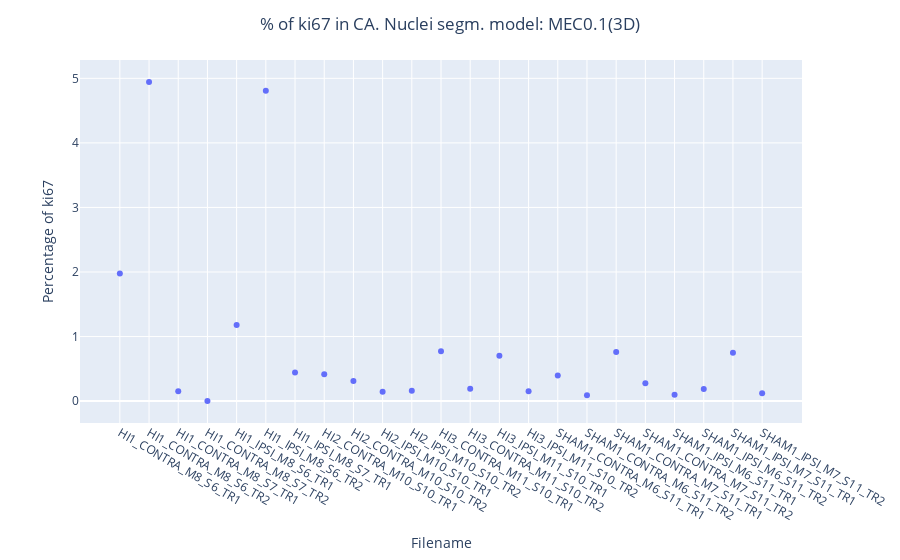
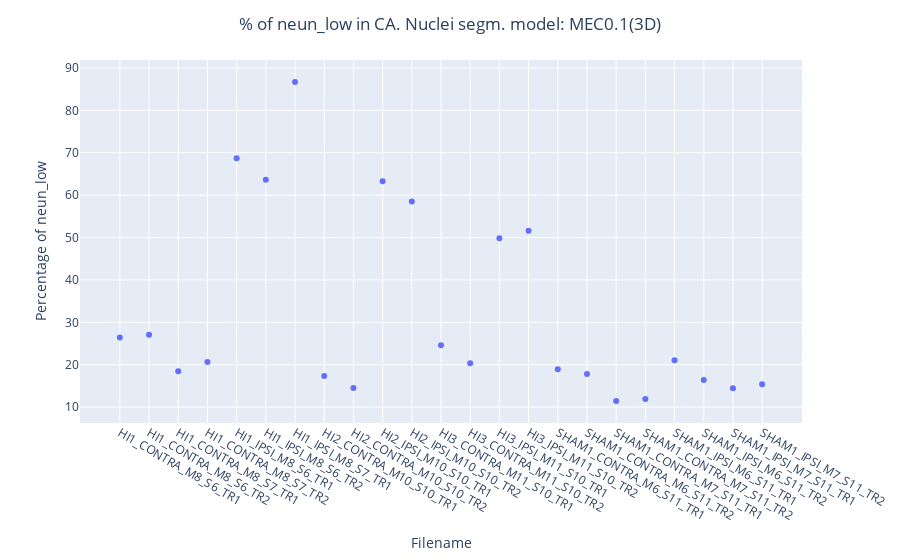
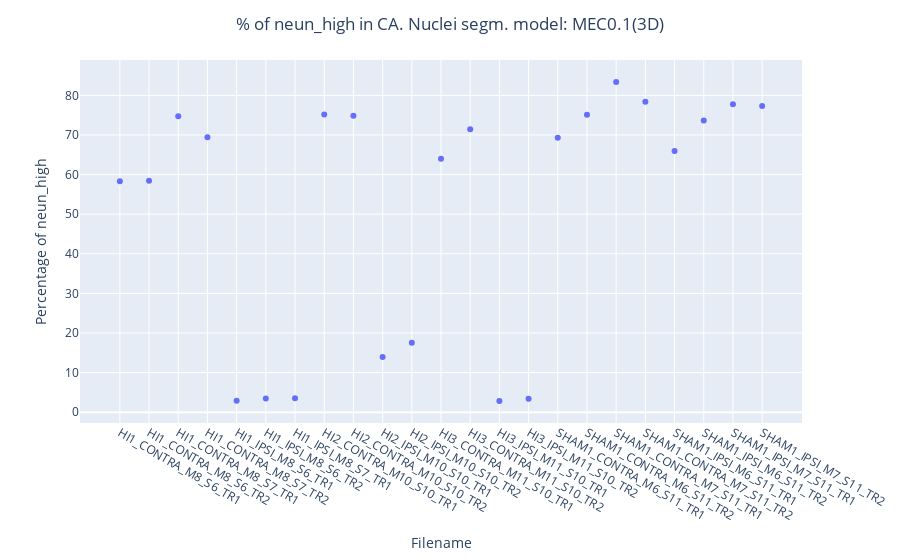
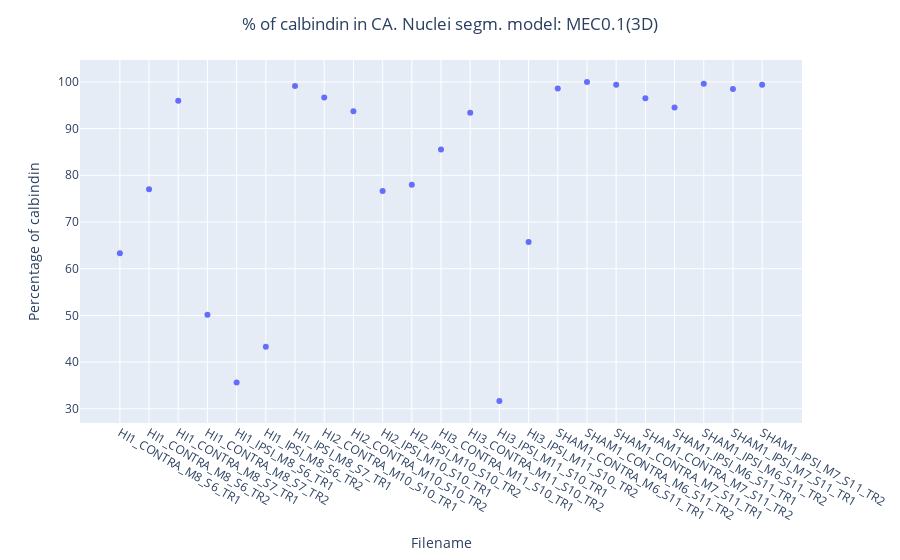

Notebook code for these charts, in order:
### Code cell
# Plot the resulting cell population percentages of a per filename per ROI basis
plot_perc_pop_per_filename_roi(percentage_true, model_name, segmentation_type)

### Figure 1 — Plotly figure (JSON) as saved in the notebook; plotly's stock layout.template omitted (floating-point values rounded to 4 significant figures)
{"data": [{"customdata": [[0], [2], [4], [6], [8], [10], [12], [14], [16], [18], [20], [22], [24], [26], [27], [29], [31], [33], [35], [37], [39], [41], [43]], "hovertemplate": "filename=%{x}<br>ki67=%{y}<br>index=%{customdata[0]}<extra></extra>", "legendgroup": "", "marker": {"color": "#636efa", "symbol": "circle"}, "mode": "markers", "name": "", "orientation": "v", "showlegend": false, "type": "scatter", "x": ["HI1_CONTRA_M8_S6_TR1", "HI1_CONTRA_M8_S6_TR2", "HI1_CONTRA_M8_S7_TR1", "HI1_CONTRA_M8_S7_TR2", "HI1_IPSI_M8_S6_TR1", "HI1_IPSI_M8_S6_TR2", "HI1_IPSI_M8_S7_TR1", "HI2_CONTRA_M10_S10_TR1", "HI2_CONTRA_M10_S10_TR2", "HI2_IPSI_M10_S10_TR1", "HI2_IPSI_M10_S10_TR2", "HI3_CONTRA_M11_S10_TR1", "HI3_CONTRA_M11_S10_TR2", "HI3_IPSI_M11_S10_TR1", "HI3_IPSI_M11_S10_TR2", "SHAM1_CONTRA_M6_S11_TR1", "SHAM1_CONTRA_M6_S11_TR2", "SHAM1_CONTRA_M7_S11_TR1", "SHAM1_CONTRA_M7_S11_TR2", "SHAM1_IPSI_M6_S11_TR1", "SHAM1_IPSI_M6_S11_TR2", "SHAM1_IPSI_M7_S11_TR1", "SHAM1_IPSI_M7_S11_TR2"], "xaxis": "x", "y": [1.976, 4.945, 0.1544, 0, 1.178, 4.808, 0.4425, 0.4163, 0.3113, 0.1451, 0.1608, 0.7712, 0.1918, 0.7008, 0.1531, 0.3964, 0.09083, 0.7605, 0.278, 0.0998, 0.1862, 0.7479, 0.1202], "yaxis": "y"}], "layout": {"legend": {"title": {"text": "ROI"}, "tracegroupgap": 0}, "margin": {"t": 60}, "title": {"text": "% of ki67 in CA. Nuclei segm. model: MEC0.1(3D)", "x": 0.5, "xanchor": "center"}, "xaxis": {"anchor": "y", "domain": [0, 1], "title": {"text": "Filename"}}, "yaxis": {"anchor": "x", "domain": [0, 1], "title": {"text": "Percentage of ki67"}}}}

### Figure 2 — Plotly figure (JSON) as saved in the notebook; plotly's stock layout.template omitted (floating-point values rounded to 4 significant figures)
{"data": [{"customdata": [[0], [2], [4], [6], [8], [10], [12], [14], [16], [18], [20], [22], [24], [26], [27], [29], [31], [33], [35], [37], [39], [41], [43]], "hovertemplate": "filename=%{x}<br>neun_low=%{y}<br>index=%{customdata[0]}<extra></extra>", "legendgroup": "", "marker": {"color": "#636efa", "symbol": "circle"}, "mode": "markers", "name": "", "orientation": "v", "showlegend": false, "type": "scatter", "x": ["HI1_CONTRA_M8_S6_TR1", "HI1_CONTRA_M8_S6_TR2", "HI1_CONTRA_M8_S7_TR1", "HI1_CONTRA_M8_S7_TR2", "HI1_IPSI_M8_S6_TR1", "HI1_IPSI_M8_S6_TR2", "HI1_IPSI_M8_S7_TR1", "HI2_CONTRA_M10_S10_TR1", "HI2_CONTRA_M10_S10_TR2", "HI2_IPSI_M10_S10_TR1", "HI2_IPSI_M10_S10_TR2", "HI3_CONTRA_M11_S10_TR1", "HI3_CONTRA_M11_S10_TR2", "HI3_IPSI_M11_S10_TR1", "HI3_IPSI_M11_S10_TR2", "SHAM1_CONTRA_M6_S11_TR1", "SHAM1_CONTRA_M6_S11_TR2", "SHAM1_CONTRA_M7_S11_TR1", "SHAM1_CONTRA_M7_S11_TR2", "SHAM1_IPSI_M6_S11_TR1", "SHAM1_IPSI_M6_S11_TR2", "SHAM1_IPSI_M7_S11_TR1", "SHAM1_IPSI_M7_S11_TR2"], "xaxis": "x", "y": [26.42, 27.07, 18.46, 20.63, 68.74, 63.65, 86.73, 17.32, 14.47, 63.28, 58.52, 24.59, 20.33, 49.81, 51.61, 18.93, 17.8, 11.41, 11.88, 21.06, 16.39, 14.42, 15.38], "yaxis": "y"}], "layout": {"legend": {"title": {"text": "ROI"}, "tracegroupgap": 0}, "margin": {"t": 60}, "title": {"text": "% of neun_low in CA. Nuclei segm. model: MEC0.1(3D)", "x": 0.5, "xanchor": "center"}, "xaxis": {"anchor": "y", "domain": [0, 1], "title": {"text": "Filename"}}, "yaxis": {"anchor": "x", "domain": [0, 1], "title": {"text": "Percentage of neun_low"}}}}

### Figure 3 — Plotly figure (JSON) as saved in the notebook; plotly's stock layout.template omitted (floating-point values rounded to 4 significant figures)
{"data": [{"customdata": [[0], [2], [4], [6], [8], [10], [12], [14], [16], [18], [20], [22], [24], [26], [27], [29], [31], [33], [35], [37], [39], [41], [43]], "hovertemplate": "filename=%{x}<br>neun_high=%{y}<br>index=%{customdata[0]}<extra></extra>", "legendgroup": "", "marker": {"color": "#636efa", "symbol": "circle"}, "mode": "markers", "name": "", "orientation": "v", "showlegend": false, "type": "scatter", "x": ["HI1_CONTRA_M8_S6_TR1", "HI1_CONTRA_M8_S6_TR2", "HI1_CONTRA_M8_S7_TR1", "HI1_CONTRA_M8_S7_TR2", "HI1_IPSI_M8_S6_TR1", "HI1_IPSI_M8_S6_TR2", "HI1_IPSI_M8_S7_TR1", "HI2_CONTRA_M10_S10_TR1", "HI2_CONTRA_M10_S10_TR2", "HI2_IPSI_M10_S10_TR1", "HI2_IPSI_M10_S10_TR2", "HI3_CONTRA_M11_S10_TR1", "HI3_CONTRA_M11_S10_TR2", "HI3_IPSI_M11_S10_TR1", "HI3_IPSI_M11_S10_TR2", "SHAM1_CONTRA_M6_S11_TR1", "SHAM1_CONTRA_M6_S11_TR2", "SHAM1_CONTRA_M7_S11_TR1", "SHAM1_CONTRA_M7_S11_TR2", "SHAM1_IPSI_M6_S11_TR1", "SHAM1_IPSI_M6_S11_TR2", "SHAM1_IPSI_M7_S11_TR1", "SHAM1_IPSI_M7_S11_TR2"], "xaxis": "x", "y": [58.3, 58.43, 74.75, 69.45, 2.891, 3.462, 3.54, 75.19, 74.86, 13.93, 17.52, 64.01, 71.43, 2.803, 3.369, 69.28, 75.11, 83.4, 78.39, 65.97, 73.65, 77.78, 77.28], "yaxis": "y"}], "layout": {"legend": {"title": {"text": "ROI"}, "tracegroupgap": 0}, "margin": {"t": 60}, "title": {"text": "% of neun_high in CA. Nuclei segm. model: MEC0.1(3D)", "x": 0.5, "xanchor": "center"}, "xaxis": {"anchor": "y", "domain": [0, 1], "title": {"text": "Filename"}}, "yaxis": {"anchor": "x", "domain": [0, 1], "title": {"text": "Percentage of neun_high"}}}}

### Figure 4 — Plotly figure (JSON) as saved in the notebook; plotly's stock layout.template omitted (floating-point values rounded to 4 significant figures)
{"data": [{"customdata": [[0], [2], [4], [6], [8], [10], [12], [14], [16], [18], [20], [22], [24], [26], [27], [29], [31], [33], [35], [37], [39], [41], [43]], "hovertemplate": "filename=%{x}<br>calbindin=%{y}<br>index=%{customdata[0]}<extra></extra>", "legendgroup": "", "marker": {"color": "#636efa", "symbol": "circle"}, "mode": "markers", "name": "", "orientation": "v", "showlegend": false, "type": "scatter", "x": ["HI1_CONTRA_M8_S6_TR1", "HI1_CONTRA_M8_S6_TR2", "HI1_CONTRA_M8_S7_TR1", "HI1_CONTRA_M8_S7_TR2", "HI1_IPSI_M8_S6_TR1", "HI1_IPSI_M8_S6_TR2", "HI1_IPSI_M8_S7_TR1", "HI2_CONTRA_M10_S10_TR1", "HI2_CONTRA_M10_S10_TR2", "HI2_IPSI_M10_S10_TR1", "HI2_IPSI_M10_S10_TR2", "HI3_CONTRA_M11_S10_TR1", "HI3_CONTRA_M11_S10_TR2", "HI3_IPSI_M11_S10_TR1", "HI3_IPSI_M11_S10_TR2", "SHAM1_CONTRA_M6_S11_TR1", "SHAM1_CONTRA_M6_S11_TR2", "SHAM1_CONTRA_M7_S11_TR1", "SHAM1_CONTRA_M7_S11_TR2", "SHAM1_IPSI_M6_S11_TR1", "SHAM1_IPSI_M6_S11_TR2", "SHAM1_IPSI_M7_S11_TR1", "SHAM1_IPSI_M7_S11_TR2"], "xaxis": "x", "y": [63.31, 77.03, 95.98, 50.16, 35.65, 43.27, 99.12, 96.67, 93.7, 76.63, 77.97, 85.52, 93.38, 31.64, 65.7, 98.61, 100, 99.37, 96.53, 94.51, 99.63, 98.5, 99.4], "yaxis": "y"}], "layout": {"legend": {"title": {"text": "ROI"}, "tracegroupgap": 0}, "margin": {"t": 60}, "title": {"text": "% of calbindin in CA. Nuclei segm. model: MEC0.1(3D)", "x": 0.5, "xanchor": "center"}, "xaxis": {"anchor": "y", "domain": [0, 1], "title": {"text": "Filename"}}, "yaxis": {"anchor": "x", "domain": [0, 1], "title": {"text": "Percentage of calbindin"}}}}
